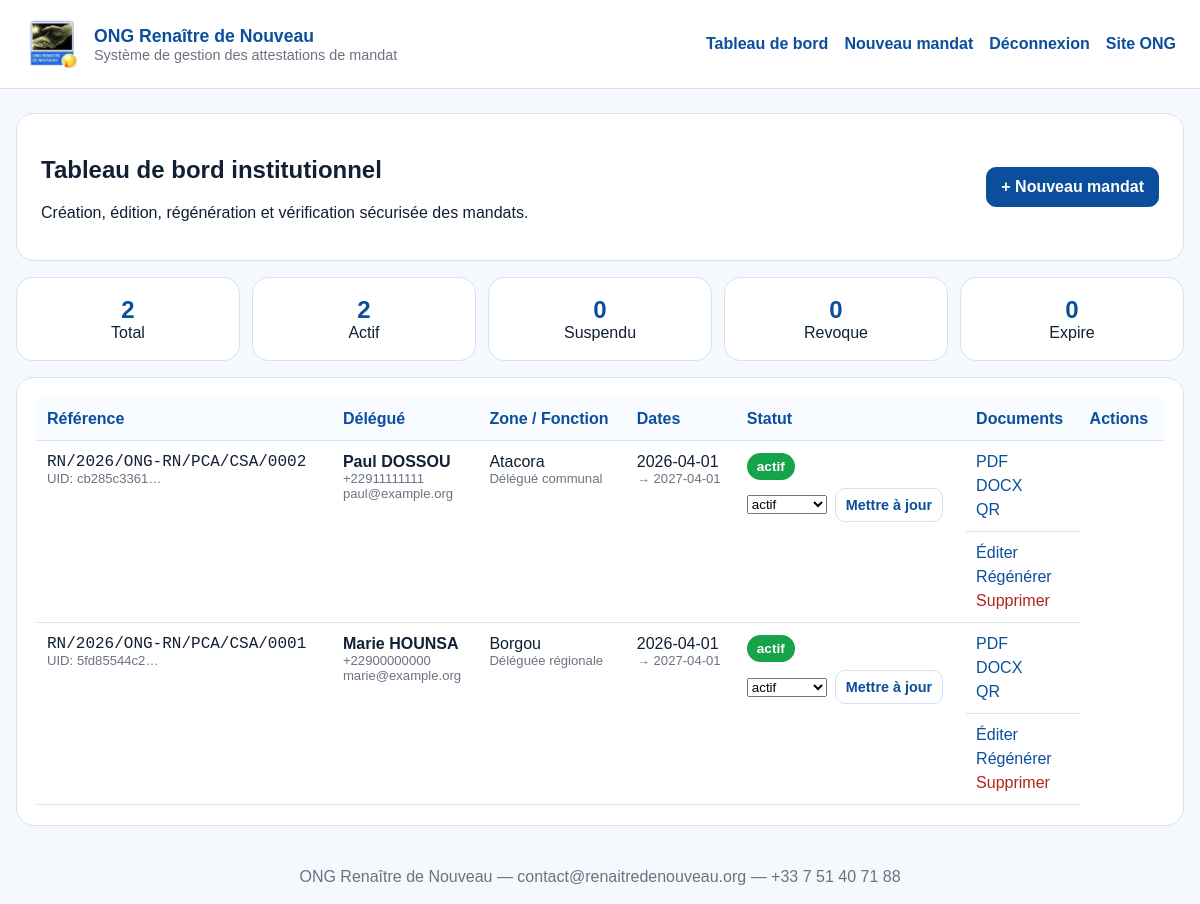
The page / (signed in) on the database its author committed.
### tables this page shows
CREATE TABLE mandates (
    id INTEGER PRIMARY KEY AUTOINCREMENT,
    reference TEXT UNIQUE NOT NULL,
    mandate_uid TEXT UNIQUE NOT NULL,
    signature_token TEXT NOT NULL,
    civilite TEXT,
    nom TEXT NOT NULL,
    prenom TEXT NOT NULL,
    adresse TEXT,
    telephone TEXT,
    email TEXT,
    fonction TEXT NOT NULL,
    zone_intervention TEXT NOT NULL,
    date_emission TEXT NOT NULL,
    date_expiration TEXT,
    statut TEXT NOT NULL DEFAULT 'actif',
    ville_signature TEXT DEFAULT 'Strasbourg',
    pays TEXT DEFAULT 'Bénin',
    preferences_affichage TEXT,
    notes TEXT,
    photo_path TEXT,
    logo_path TEXT,
    qr_path TEXT,
    docx_path TEXT,
    pdf_path TEXT,
    created_at TEXT DEFAULT CURRENT_TIMESTAMP,
    updated_at TEXT DEFAULT CURRENT_TIMESTAMP
);

### app.py (the view)
@app.route("/")
@login_required
def dashboard():
    mandates = fetch_all("SELECT * FROM mandates ORDER BY id DESC")
    total = len(mandates)
    by_status = {s: 0 for s in DEFAULT_STATUSES}
    for m in mandates:
        if m["statut"] in by_status:
            by_status[m["statut"]] += 1
    return render_template("dashboard.html", mandates=mandates, total=total, by_status=by_status)

### app.py (called while the page is built)
def login_required(func):
    @wraps(func)
    def wrapper(*args, **kwargs):
        if not session.get("admin_logged_in"):
            return redirect(url_for("login", next=request.path))
        return func(*args, **kwargs)
    return wrapper

@app.context_processor
def inject_globals():
    return {
        "ORG_NAME": ORG_NAME,
        "ORG_WEBSITE": ORG_WEBSITE,
        "ORG_EMAIL": ORG_EMAIL,
        "ORG_PHONE": ORG_PHONE,
        "PRESIDENT_NAME": PRESIDENT_NAME,
        "DEFAULT_STATUSES": DEFAULT_STATUSES,
    }

### database.py (called while the page is built)
def get_conn():
    conn = sqlite3.connect(DB_PATH)
    conn.row_factory = sqlite3.Row
    return conn

def fetch_all(query, params=()):
    with get_conn() as conn:
        return conn.execute(query, params).fetchall()

### templates/dashboard.html
{% extends 'base.html' %}
{% block content %}
<section class="hero">
  <div>
    <h1>Tableau de bord institutionnel</h1>
    <p>Création, édition, régénération et vérification sécurisée des mandats.</p>
  </div>
  <a class="btn primary" href="{{ url_for('create_mandate') }}">+ Nouveau mandat</a>
</section>
<section class="stats">
  <div class="stat"><strong>{{ total }}</strong><span>Total</span></div>
  {% for s in DEFAULT_STATUSES %}
  <div class="stat"><strong>{{ by_status[s] }}</strong><span>{{ s|capitalize }}</span></div>
  {% endfor %}
</section>
<section class="card">
  <table class="registry-table">
    <thead>
      <tr>
        <th>Référence</th>
        <th>Délégué</th>
        <th>Zone / Fonction</th>
        <th>Dates</th>
        <th>Statut</th>
        <th>Documents</th>
        <th>Actions</th>
      </tr>
    </thead>
    <tbody>
      {% for m in mandates %}
      <tr>
        <td>
          <div class="mono">{{ m['reference'] }}</div>
          <div class="tiny">UID: {{ m['mandate_uid'][:10] }}…</div>
        </td>
        <td>
          <strong>{{ m['prenom'] }} {{ m['nom'] }}</strong>
          <div class="tiny">{{ m['telephone'] or '' }}</div>
          <div class="tiny">{{ m['email'] or '' }}</div>
        </td>
        <td>
          <div>{{ m['zone_intervention'] }}</div>
          <div class="tiny">{{ m['fonction'] }}</div>
        </td>
        <td>
          <div>{{ m['date_emission'] }}</div>
          <div class="tiny">→ {{ m['date_expiration'] or 'non précisée' }}</div>
        </td>
        <td>
          <span class="badge {{ m['statut'] }}">{{ m['statut'] }}</span>
          <form method="post" action="{{ url_for('update_status', reference=m['reference']) }}" class="inline-form">
            <select name="statut">
              {% for s in DEFAULT_STATUSES %}
              <option value="{{ s }}" {% if m['statut']==s %}selected{% endif %}>{{ s }}</option>
              {% endfor %}
            </select>
            <button class="btn small">Mettre à jour</button>
          </form>
        </td>
        <td class="docs">
          <a href="{{ url_for('open_document', kind='pdf', reference=m['reference']) }}" target="_blank">PDF</a>
          <a href="{{ url_for('open_document', kind='docx', reference=m['reference']) }}" target="_blank">DOCX</a>
          <a href="{{ url_for('open_document', kind='qr', reference=m['reference']) }}" target="_blank">QR</a>
        </td>
        <td class="docs">
          <a href="{{ url_for('edit_mandate', reference=m['reference']) }}">Éditer</a>
          <a href="{{ url_for('regen', reference=m['reference']) }}">Régénérer</a>
          <form method="post" action="{{ url_for('delete_mandate', reference=m['reference']) }}" onsubmit="return confirm('Supprimer ce mandat ?');">
            <button class="link-button danger">Supprimer</button>
          </form>
        </td>
      </tr>
      {% else %}
      <tr><td colspan="7">Aucun mandat enregistré.</td></tr>
      {% endfor %}
    </tbody>
  </table>
</section>
{% endblock %}

### templates/base.html (shortened to what this page needs)
<!doctype html>
<html lang="fr">
<head>
  <link rel="stylesheet" href="{{ url_for('static', filename='styles.css') }}">
</head>
<body>
<header class="topbar">
  <div class="brand">
    <img src="{{ url_for('static', filename='logo.png') }}" class="logo" alt="logo">
    <div>
      <div class="title">{{ ORG_NAME }}</div>
      <div class="subtitle">Système de gestion des attestations de mandat</div>
    </div>
  </div>
  <nav class="nav">
    {% if session.get('admin_logged_in') %}
    <a href="{{ url_for('dashboard') }}">Tableau de bord</a>
    <a href="{{ url_for('create_mandate') }}">Nouveau mandat</a>
    <a href="{{ url_for('logout') }}">Déconnexion</a>
    {% endif %}
    <a href="{{ ORG_WEBSITE }}" target="_blank">Site ONG</a>
  </nav>
</header>
<main class="container">
  {% block content %}{% endblock %}
</main>
<footer class="footer">
  <div>{{ ORG_NAME }} — {{ ORG_EMAIL }} — {{ ORG_PHONE }}</div>
</footer>
</body>
</html>

### static/styles.css (style rules this page uses)
:root { --primary:#0b4f9c; --gold:#e8b23a; --bg:#f5f8fc; --line:#d7e1ef; --text:#122033; --muted:#6b7280; --success:#e8f7ef; --danger:#fff1f2; }
* { box-sizing:border-box }
body { margin:0;font-family:Arial,Helvetica,sans-serif;background:var(--bg);color:var(--text) }
.topbar { display:flex;justify-content:space-between;align-items:center;padding:16px 24px;background:#fff;border-bottom:1px solid var(--line) }
.brand { display:flex;align-items:center;gap:14px }
.logo { width:56px;height:56px;object-fit:contain;border-radius:8px;background:#fff }
.title { font-weight:700;color:var(--primary);font-size:1.1rem }
.subtitle { font-size:.9rem;color:var(--muted) }
.nav { display:flex;gap:16px;align-items:center }
.nav a { text-decoration:none;color:var(--primary);font-weight:700 }
.container { max-width:1200px;margin:24px auto;padding:0 16px }
.hero { display:flex;justify-content:space-between;align-items:center;gap:12px;background:#fff;border:1px solid var(--line);border-radius:18px;padding:22px 24px;margin-bottom:16px }
.stats { display:grid;grid-template-columns:repeat(auto-fit,minmax(150px,1fr));gap:12px;margin-bottom:16px }
.stat { background:#fff;border:1px solid var(--line);border-radius:16px;padding:18px;text-align:center }
.stat strong { display:block;font-size:1.5rem;color:var(--primary) }
.card,.auth-card,.verify-card { background:#fff;border:1px solid var(--line);border-radius:18px;padding:20px }
.registry-table { width:100%;border-collapse:collapse }
.registry-table th,.registry-table td { border-bottom:1px solid var(--line);padding:12px 10px;vertical-align:top }
.registry-table th { text-align:left;color:var(--primary);background:#f8fbff }
.inline-form { margin-top:8px;display:flex;gap:8px;align-items:center;flex-wrap:wrap }
.docs { display:flex;flex-direction:column;gap:6px }
.docs a,.link-button { color:var(--primary);text-decoration:none;background:none;border:none;padding:0;cursor:pointer;font:inherit }
.link-button.danger { color:#b42318 }
.btn { display:inline-block;padding:10px 14px;border-radius:10px;border:1px solid var(--line);background:#fff;color:var(--primary);text-decoration:none;font-weight:700 }
.btn.primary { background:var(--primary);color:#fff;border-color:var(--primary) }
.btn.small { padding:8px 10px;font-size:.9rem }
.badge { display:inline-block;padding:6px 10px;border-radius:999px;font-size:.85rem;font-weight:700;color:#fff }
.badge.actif { background:#16a34a }
.mono { font-family:Consolas,monospace }
.tiny { font-size:.82rem;color:var(--muted) }
.footer { text-align:center;padding:18px;color:var(--muted) }

### rows shown on the page
mandates: id "2", statut "Actif", reference "RN/2026/ONG-RN/PCA/CSA/0002", mandate_uid "cb285c3361", prenom "Paul", nom "DOSSOU", telephone "+22911111111", email "paul@example.org", zone_intervention "Atacora", fonction "Délégué communal", date_emission "2026-04-01", date_expiration "2027-04-01", statut "actif"
mandates: reference "RN/2026/ONG-RN/PCA/CSA/0001", mandate_uid "5fd85544c2", prenom "Marie", nom "HOUNSA", telephone "+22900000000", email "marie@example.org", zone_intervention "Borgou", fonction "Déléguée régionale", date_emission "2026-04-01", date_expiration "2027-04-01", statut "actif"

### other values the page prints
{{ ORG_NAME }} "ONG Renaître de Nouveau"
{{ total }} "2"
{{ by_status[s] }} "0" "0" "0"
{{ s|capitalize }} "Suspendu" "Revoque" "Expire"
{{ ORG_EMAIL }} "contact@renaitredenouveau.org"
{{ ORG_PHONE }} "+33 7 51 40 71 88"
